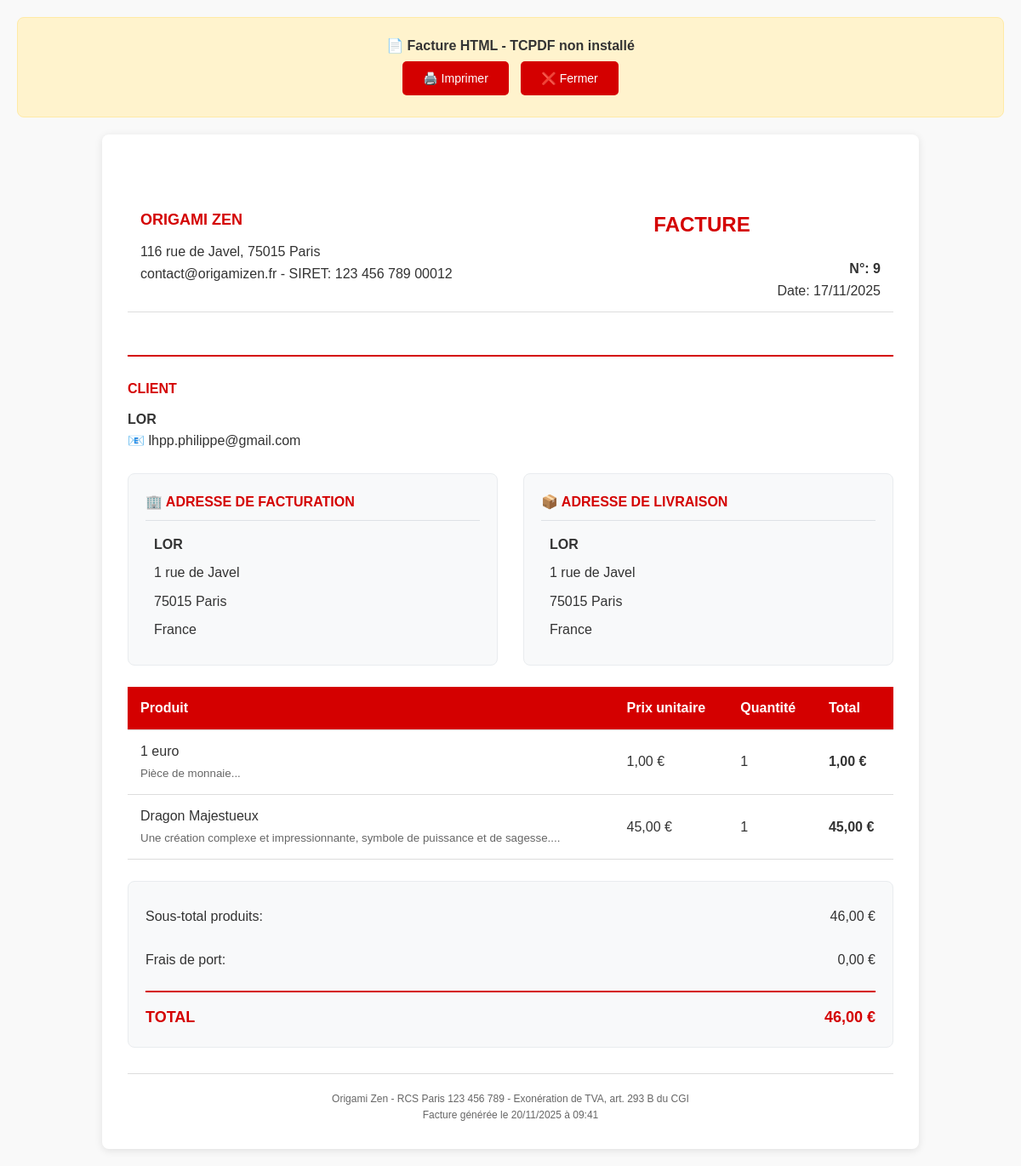
Screenshot of /generer_facture.php?id=9 (signed in) with the database file from the repository.
### tables this page shows
CREATE TABLE IF NOT EXISTS `commande` (
  `idCommande` bigint NOT NULL AUTO_INCREMENT,
  `idClient` bigint NOT NULL,
  `idAdresseLivraison` bigint NOT NULL,
  `idAdresseFacturation` bigint DEFAULT NULL,
  `dateCommande` datetime NOT NULL,
  `modeReglement` varchar(20) NOT NULL DEFAULT 'CB',
  `delaiLivraison` date NOT NULL,
  `fraisDePort` double NOT NULL,
  `montantTotal` double NOT NULL,
  `statut` varchar(20) NOT NULL DEFAULT 'en_attente',
  `statut_paiement` enum('en_attente','payee','echec','annulee','rembourse') DEFAULT 'en_attente',
  `idPaiement` int DEFAULT NULL,
  PRIMARY KEY (`idCommande`),
  KEY `Commande_idClient_FK` (`idClient`),
  KEY `Commande_idAdresseLivraison_FK` (`idAdresseLivraison`),
  KEY `idAdresseFacturation` (`idAdresseFacturation`)
);

CREATE TABLE IF NOT EXISTS `client` (
  `idClient` bigint NOT NULL AUTO_INCREMENT,
  `email` varchar(50) NOT NULL,
  `motDePasse` varchar(255) DEFAULT NULL,
  `nom` varchar(50) DEFAULT NULL,
  `prenom` varchar(50) DEFAULT NULL,
  `telephone` varchar(20) DEFAULT NULL,
  `email_confirme` tinyint(1) DEFAULT '0',
  `token_confirmation` varchar(64) DEFAULT NULL,
  `token_expires` datetime DEFAULT NULL,
  `type` enum('temporaire','permanent') DEFAULT 'temporaire',
  `date_creation` datetime DEFAULT CURRENT_TIMESTAMP,
  `session_id` varchar(128) DEFAULT NULL,
  PRIMARY KEY (`idClient`),
  KEY `idx_client_type` (`type`),
  KEY `idx_client_session` (`session_id`),
  KEY `idx_client_date` (`date_creation`)
);

CREATE TABLE IF NOT EXISTS `adresse` (
  `idAdresse` bigint NOT NULL AUTO_INCREMENT,
  `idClient` bigint NOT NULL,
  `nom` varchar(50) NOT NULL,
  `prenom` varchar(50) NOT NULL,
  `adresse` varchar(50) NOT NULL,
  `codePostal` varchar(50) NOT NULL,
  `ville` varchar(50) NOT NULL,
  `pays` varchar(50) NOT NULL,
  `telephone` varchar(50) NOT NULL,
  `instructions` varchar(255) DEFAULT NULL,
  `societe` varchar(50) DEFAULT NULL,
  `type` varchar(20) DEFAULT 'livraison',
  `dateCreation` datetime DEFAULT CURRENT_TIMESTAMP,
  PRIMARY KEY (`idAdresse`),
  KEY `Adresse_idClient_FK` (`idClient`)
);

CREATE TABLE IF NOT EXISTS `lignecommande` (
  `idLigneCommande` bigint NOT NULL AUTO_INCREMENT,
  `idCommande` bigint NOT NULL,
  `idOrigami` bigint NOT NULL,
  `quantite` int NOT NULL,
  `prixUnitaire` double NOT NULL,
  PRIMARY KEY (`idLigneCommande`),
  KEY `LigneCommande_idCommande_FK` (`idCommande`),
  KEY `LigneCommande_idOrigami_FK` (`idOrigami`)
);

CREATE TABLE IF NOT EXISTS `origami` (
  `idOrigami` bigint NOT NULL AUTO_INCREMENT,
  `nom` varchar(50) NOT NULL,
  `description` varchar(300) NOT NULL,
  `photo` varchar(300) NOT NULL,
  `prixHorsTaxe` double NOT NULL,
  PRIMARY KEY (`idOrigami`)
);

### generer_facture.php (the view, shortened to what this page needs)
<?php
$host = '217.182.198.20';
$dbname = 'Origami';
$username = 'root';
$password = 'L099339R';
$idCommande = $_GET['id'];
try {
    $pdo = new PDO("mysql:host=$host;dbname=$dbname;charset=utf8", $username, $password);
    $pdo->setAttribute(PDO::ATTR_ERRMODE, PDO::ERRMODE_EXCEPTION);
    $stmt = $pdo->prepare("
        SELECT
            c.*,
            cl.nom as client_nom,
            cl.prenom as client_prenom,
            cl.email as client_email,
            cl.telephone as client_telephone,
            al.adresse as adresse_livraison,
            al.codePostal as codePostal_livraison,
            al.ville as ville_livraison,
            al.pays as pays_livraison,
            af.adresse as adresse_facturation,
            af.codePostal as codePostal_facturation,
            af.ville as ville_facturation,
            af.pays as pays_facturation
        FROM Commande c
        JOIN Client cl ON c.idClient = cl.idClient
        JOIN Adresse al ON c.idAdresseLivraison = al.idAdresse
        JOIN Adresse af ON c.idAdresseFacturation = af.idAdresse
        WHERE c.idCommande = ?
    ");
    $stmt->execute([$idCommande]);
    $commande = $stmt->fetch(PDO::FETCH_ASSOC);
    $stmt = $pdo->prepare("
        SELECT lc.*, o.nom as produit_nom, o.description as produit_description
        FROM LigneCommande lc
        JOIN Origami o ON lc.idOrigami = o.idOrigami
        WHERE lc.idCommande = ?
    ");
    $stmt->execute([$idCommande]);
    $lignesCommande = $stmt->fetchAll(PDO::FETCH_ASSOC);
} catch (PDOException $e) {
    die("Erreur de connexion à la base de données: " . $e->getMessage());
}
$tcpdf_path = 'tcpdf/tcpdf.php';
if (file_exists($tcpdf_path)) {
    generatePDFInvoice($commande, $lignesCommande);
} else {
    generateHTMLInvoice($commande, $lignesCommande);
}
function generateHTMLInvoice($commande, $lignesCommande) {
    echo '<!DOCTYPE html>
    <html lang="fr">
    <head>
        <title>Facture #' . $commande['idCommande'] . ' - Origami Zen</title>
    </head>
    <body>
        <div class="no-print">
            <strong>📄 Facture HTML - TCPDF non installé</strong><br>
            <button class="print-btn" onclick="window.print()">🖨️ Imprimer</button>
            <button class="print-btn" onclick="window.close()">❌ Fermer</button>
        </div>';
    echo '<div class="invoice-container">';
    echo generateInvoiceContent($commande, $lignesCommande);
    echo '</div>';
    echo '</body></html>';
    exit;
}
function generateInvoiceContent($commande, $lignesCommande) {
    $total = 0;
    foreach ($lignesCommande as $ligne) {
        $total += $ligne['prixUnitaire'] * $ligne['quantite'];
    }
    $totalGeneral = $total + $commande['fraisDePort'];
    $html = '
    <div class="header">
        <table>
            <tr>
                <td width="50%">
                    <div class="company-info">ORIGAMI ZEN</div>
                    <div>116 rue de Javel, 75015 Paris</div>
                    <div>contact@origamizen.fr - SIRET: 123 456 789 00012</div>
                </td>
                <td width="50%" style="text-align: right;">
                    <div class="invoice-title">FACTURE</div>
                    <div><strong>N°: ' . $commande['idCommande'] . '</strong></div>
                    <div>Date: ' . date('d/m/Y', strtotime($commande['dateCommande'])) . '</div>
                </td>
            </tr>
        </table>
    </div>
    <div style="margin-bottom: 20px;">
        <div style="font-weight: bold; margin-bottom: 10px; color: #d40000;">CLIENT</div>
        <div><strong>' . htmlspecialchars($commande['client_prenom'] . ' ' . $commande['client_nom']) . '</strong></div>
        <div>📧 ' . htmlspecialchars($commande['client_email']) . '</div>
        ' . ($commande['client_telephone'] ? '<div>📞 ' . htmlspecialchars($commande['client_telephone']) . '</div>' : '') . '
    </div>
    <div class="client-section">
        <div class="address-box">
            <div class="address-title">🏢 ADRESSE DE FACTURATION</div>
            <div class="address-line"><strong>' . htmlspecialchars($commande['client_prenom'] . ' ' . $commande['client_nom']) . '</strong></div>
            <div class="address-line">' . htmlspecialchars($commande['adresse_facturation']) . '</div>
            <div class="address-line">' . htmlspecialchars($commande['codePostal_facturation'] . ' ' . $commande['ville_facturation']) . '</div>
            <div class="address-line">' . htmlspecialchars($commande['pays_facturation']) . '</div>
        </div>
        <div class="address-box">
            <div class="address-title">📦 ADRESSE DE LIVRAISON</div>
            <div class="address-line"><strong>' . htmlspecialchars($commande['client_prenom'] . ' ' . $commande['client_nom']) . '</strong></div>
            <div class="address-line">' . htmlspecialchars($commande['adresse_livraison']) . '</div>
            <div class="address-line">' . htmlspecialchars($commande['codePostal_livraison'] . ' ' . $commande['ville_livraison']) . '</div>
            <div class="address-line">' . htmlspecialchars($commande['pays_livraison']) . '</div>
        </div>
    </div>
    <table>
        <tr>
            <th>Produit</th>
            <th>Prix unitaire</th>
            <th>Quantité</th>
            <th>Total</th>
        </tr>';
    foreach ($lignesCommande as $ligne) {
        $prixUnitaire = $ligne['prixUnitaire'];
        $sousTotal = $prixUnitaire * $ligne['quantite'];
        $html .= '
        <tr>
            <td>' . htmlspecialchars($ligne['produit_nom']) . '<br>
                <small style="color: #666;">' . htmlspecialchars(substr($ligne['produit_description'], 0, 100)) . '...</small>
            </td>
            <td>' . number_format($prixUnitaire, 2, ',', ' ') . ' €</td>
            <td>' . $ligne['quantite'] . '</td>
            <td><strong>' . number_format($sousTotal, 2, ',', ' ') . ' €</strong></td>
        </tr>';
    }
    $html .= '
    </table>
    <div class="total-section">
        <div class="total-line">
            <span>Sous-total produits:</span>
            <span>' . number_format($total, 2, ',', ' ') . ' €</span>
        </div>
        <div class="total-line">
            <span>Frais de port:</span>
            <span>' . number_format($commande['fraisDePort'], 2, ',', ' ') . ' €</span>
        </div>
        <div class="total-final">
            <span><strong>TOTAL</strong></span>
            <span><strong>' . number_format($totalGeneral, 2, ',', ' ') . ' €</strong></span>
        </div>
    </div>
    <div class="footer">
        Origami Zen - RCS Paris 123 456 789 - Exonération de TVA, art. 293 B du CGI<br>
        Facture générée le ' . date('d/m/Y à H:i') . '
    </div>';
    return $html;
}
?>

### generer_facture.php (style rules this page uses)
body { font-family: Arial, sans-serif; margin: 20px; color: #333; line-height: 1.6; background: #f9f9f9; }
.invoice-container { max-width: 900px; margin: 0 auto; background: white; padding: 30px; border-radius: 8px; box-shadow: 0 2px 10px rgba(0,0,0,0.1); }
.header { border-bottom: 2px solid #d40000; padding-bottom: 25px; margin-bottom: 25px; }
.company-info { color: #d40000; font-size: 18px; font-weight: bold; margin-bottom: 10px; }
.invoice-title { font-size: 24px; font-weight: bold; text-align: center; margin: 20px 0; color: #d40000; }
.client-section { display: grid; grid-template-columns: 1fr 1fr; gap: 30px; margin: 25px 0; }
.address-box { background: #f8f9fa; padding: 20px; border-radius: 8px; border: 1px solid #e9ecef; }
.address-title { color: #d40000; font-weight: bold; margin-bottom: 15px; border-bottom: 1px solid #dee2e6; padding-bottom: 8px; }
.address-line { margin-bottom: 8px; padding-left: 10px; }
table { width: 100%; border-collapse: collapse; margin: 25px 0; }
th, td { padding: 12px 15px; text-align: left; border-bottom: 1px solid #ddd; }
th { background: #d40000; color: white; font-weight: 600; }
.total-section { margin-top: 25px; padding: 20px; background: #f8f9fa; border-radius: 8px; border: 1px solid #e9ecef; }
.total-line { display: flex; justify-content: space-between; margin-bottom: 10px; padding: 8px 0; }
.total-final { display: flex; justify-content: space-between; margin-top: 15px; padding-top: 15px; border-top: 2px solid #d40000; font-size: 18px; color: #d40000; }
.no-print { text-align: center; margin: 20px 0; padding: 20px; background: #fff3cd; border: 1px solid #ffeaa7; border-radius: 8px; }
.print-btn { background: #d40000; color: white; padding: 12px 24px; border: none; border-radius: 5px; cursor: pointer; margin: 5px; font-size: 14px; transition: background 0.3s; }
.footer { margin-top: 30px; padding-top: 20px; border-top: 1px solid #ddd; text-align: center; color: #666; font-size: 12px; }

### rows the page displays
commande: idCommande "9", dateCommande "17/11/2025", idClient.nom "LOR", idClient.email "lhpp.philippe@gmail.com", idAdresseLivraison.adresse "1 rue de Javel", idAdresseLivraison.ville "75015 Paris", idAdresseLivraison.pays "France", fraisDePort "0,00", fraisDePort "46,00"
lignecommande: idOrigami.nom "1 euro", idOrigami.description "Pièce de monnaie", prixUnitaire "1,00", quantite "1", sousTotal "1,00"
lignecommande: idOrigami.nom "Dragon Majestueux", idOrigami.description "Une création complexe et impressionnante, symbole de puissance et de sagesse.", prixUnitaire "45,00", quantite "1", sousTotal "45,00"

### other values shown
$total "46,00"
